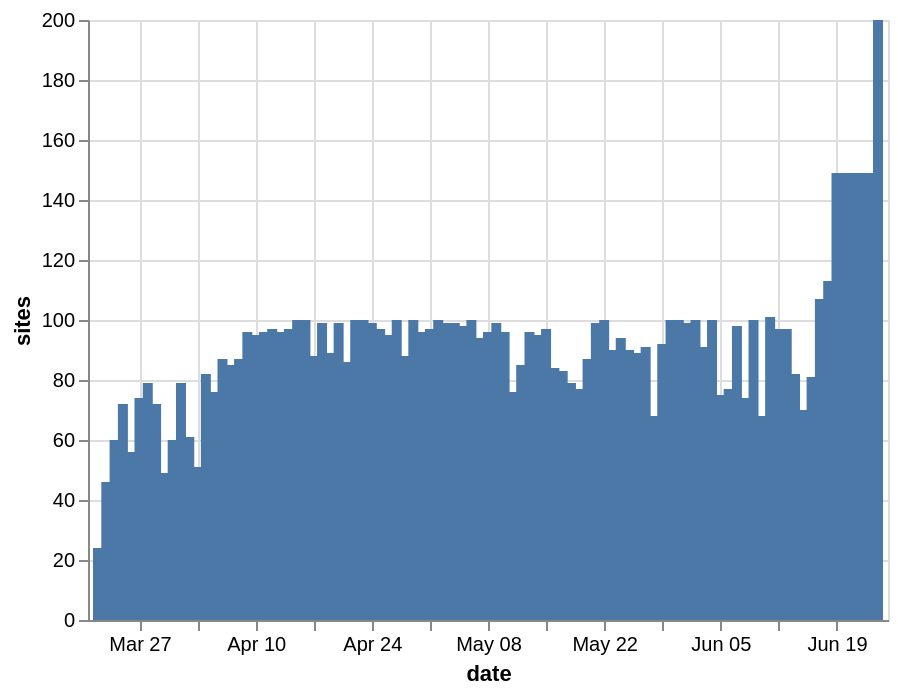

This figure's notebook cell:
### Code cell
alt.Chart(sites_by_date).mark_bar().encode(
    x=alt.X("date:T"),
    y=alt.Y("sites:Q"),
)

### Figure 1 — Vega-Lite specification as saved in the notebook (floating-point values rounded to 4 significant figures)
{"config": {"view": {"continuousWidth": 400, "continuousHeight": 300}}, "data": {"name": "data-49a39cfebdf1c5793b5491fdbf2a44f1"}, "mark": "bar", "encoding": {"x": {"field": "date", "type": "temporal"}, "y": {"field": "sites", "type": "quantitative"}}, "$schema": "https://vega.github.io/schema/vega-lite/v4.17.0.json", "datasets": {"data-49a39cfebdf1c5793b5491fdbf2a44f1": [{"date": "2022-03-22T00:00:00", "sites": 24}, {"date": "2022-03-23T00:00:00", "sites": 46}, {"date": "2022-03-24T00:00:00", "sites": 60}, {"date": "2022-03-25T00:00:00", "sites": 72}, {"date": "2022-03-26T00:00:00", "sites": 56}, {"date": "2022-03-27T00:00:00", "sites": 74}, {"date": "2022-03-28T00:00:00", "sites": 79}, {"date": "2022-03-29T00:00:00", "sites": 72}, {"date": "2022-03-30T00:00:00", "sites": 49}, {"date": "2022-03-31T00:00:00", "sites": 60}, {"date": "2022-04-01T00:00:00", "sites": 79}, {"date": "2022-04-02T00:00:00", "sites": 61}, {"date": "2022-04-03T00:00:00", "sites": 51}, {"date": "2022-04-04T00:00:00", "sites": 82}, {"date": "2022-04-05T00:00:00", "sites": 76}, {"date": "2022-04-06T00:00:00", "sites": 87}, {"date": "2022-04-07T00:00:00", "sites": 85}, {"date": "2022-04-08T00:00:00", "sites": 87}, {"date": "2022-04-09T00:00:00", "sites": 96}, {"date": "2022-04-10T00:00:00", "sites": 95}, {"date": "2022-04-11T00:00:00", "sites": 96}, {"date": "2022-04-12T00:00:00", "sites": 97}, {"date": "2022-04-13T00:00:00", "sites": 96}, {"date": "2022-04-14T00:00:00", "sites": 97}, {"date": "2022-04-15T00:00:00", "sites": 100}, {"date": "2022-04-16T00:00:00", "sites": 100}, {"date": "2022-04-17T00:00:00", "sites": 88}, {"date": "2022-04-18T00:00:00", "sites": 99}, {"date": "2022-04-19T00:00:00", "sites": 89}, {"date": "2022-04-20T00:00:00", "sites": 99}, {"date": "2022-04-21T00:00:00", "sites": 86}, {"date": "2022-04-22T00:00:00", "sites": 100}, {"date": "2022-04-23T00:00:00", "sites": 100}, {"date": "2022-04-24T00:00:00", "sites": 99}, {"date": "2022-04-25T00:00:00", "sites": 97}, {"date": "2022-04-26T00:00:00", "sites": 95}, {"date": "2022-04-27T00:00:00", "sites": 100}, {"date": "2022-04-28T00:00:00", "sites": 88}, {"date": "2022-04-29T00:00:00", "sites": 100}, {"date": "2022-04-30T00:00:00", "sites": 96}, {"date": "2022-05-01T00:00:00", "sites": 97}, {"date": "2022-05-02T00:00:00", "sites": 100}, {"date": "2022-05-03T00:00:00", "sites": 99}, {"date": "2022-05-04T00:00:00", "sites": 99}, {"date": "2022-05-05T00:00:00", "sites": 98}, {"date": "2022-05-06T00:00:00", "sites": 100}, {"date": "2022-05-07T00:00:00", "sites": 94}, {"date": "2022-05-08T00:00:00", "sites": 96}, {"date": "2022-05-09T00:00:00", "sites": 99}, {"date": "2022-05-10T00:00:00", "sites": 96}, {"date": "2022-05-11T00:00:00", "sites": 76}, {"date": "2022-05-12T00:00:00", "sites": 85}, {"date": "2022-05-13T00:00:00", "sites": 96}, {"date": "2022-05-14T00:00:00", "sites": 95}, {"date": "2022-05-15T00:00:00", "sites": 97}, {"date": "2022-05-16T00:00:00", "sites": 84}, {"date": "2022-05-17T00:00:00", "sites": 83}, {"date": "2022-05-18T00:00:00", "sites": 79}, {"date": "2022-05-19T00:00:00", "sites": 77}, {"date": "2022-05-20T00:00:00", "sites": 87}, {"date": "2022-05-21T00:00:00", "sites": 99}, {"date": "2022-05-22T00:00:00", "sites": 100}, {"date": "2022-05-23T00:00:00", "sites": 90}, {"date": "2022-05-24T00:00:00", "sites": 94}, {"date": "2022-05-25T00:00:00", "sites": 90}, {"date": "2022-05-26T00:00:00", "sites": 89}, {"date": "2022-05-27T00:00:00", "sites": 91}, {"date": "2022-05-28T00:00:00", "sites": 68}, {"date": "2022-05-29T00:00:00", "sites": 92}, {"date": "2022-05-30T00:00:00", "sites": 100}, {"date": "2022-05-31T00:00:00", "sites": 100}, {"date": "2022-06-01T00:00:00", "sites": 99}, {"date": "2022-06-02T00:00:00", "sites": 100}, {"date": "2022-06-03T00:00:00", "sites": 91}, {"date": "2022-06-04T00:00:00", "sites": 100}, {"date": "2022-06-05T00:00:00", "sites": 75}, {"date": "2022-06-06T00:00:00", "sites": 77}, {"date": "2022-06-07T00:00:00", "sites": 98}, {"date": "2022-06-08T00:00:00", "sites": 74}, {"date": "2022-06-09T00:00:00", "sites": 100}, {"date": "2022-06-10T00:00:00", "sites": 68}, {"date": "2022-06-11T00:00:00", "sites": 101}, {"date": "2022-06-12T00:00:00", "sites": 97}, {"date": "2022-06-13T00:00:00", "sites": 97}, {"date": "2022-06-14T00:00:00", "sites": 82}, {"date": "2022-06-15T00:00:00", "sites": 70}, {"date": "2022-06-16T00:00:00", "sites": 81}, {"date": "2022-06-17T00:00:00", "sites": 107}, {"date": "2022-06-18T00:00:00", "sites": 113}, {"date": "2022-06-19T00:00:00", "sites": 149}, {"date": "2022-06-20T00:00:00", "sites": 149}, {"date": "2022-06-21T00:00:00", "sites": 149}, {"date": "2022-06-22T00:00:00", "sites": 149}, {"date": "2022-06-23T00:00:00", "sites": 149}, {"date": "2022-06-24T00:00:00", "sites": 200}]}}
